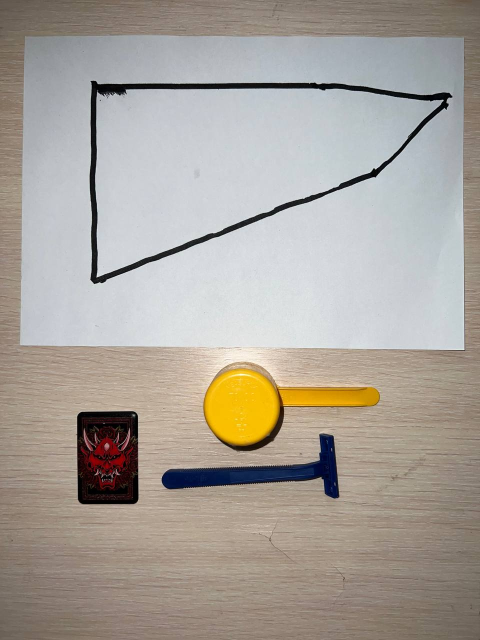
#> input picture dataset/all_object_in.jpg, 960 x 1280 px (shown at 1/2 size); its folder holds only this picture in this run
$ python -i image_processing.py   (imports and definitions only)
#> lines starting #> are read from the running program, lines starting #| are printed output that depends on the picture; after the words box and inside, x2 and y2 are one past the last pixel; in counts of white or black regions, pixels touching at a corner belong together
import os
import numpy as np
import matplotlib.pyplot as plt
import cv2
from imageio import imread
from skimage.color import rgb2gray
from skimage.filters import gaussian
from skimage.morphology import binary_closing
from skimage import measure
from skimage.feature import canny
from skimage.measure import regionprops
from scipy import ndimage as ndi


# [4 lines left out: function reduce_image, not called in this run]


def get_components(mask):
    labels = measure.label(mask)  # разбиение маски на компоненты связности
    props = regionprops(labels)  # нахождение свойств каждой области

    return labels, props


def get_largest_component(mask):
    labels, props = get_components(mask)
    areas = [prop.area for prop in props]  # нас интересуют площади компонент связности

    largest_comp_id = np.array(areas).argmax()  # находим номер компоненты с максимальной площадью

    return labels == (largest_comp_id + 1)


def cut_and_get_polygon(image):
    img_gray = rgb2gray(image)
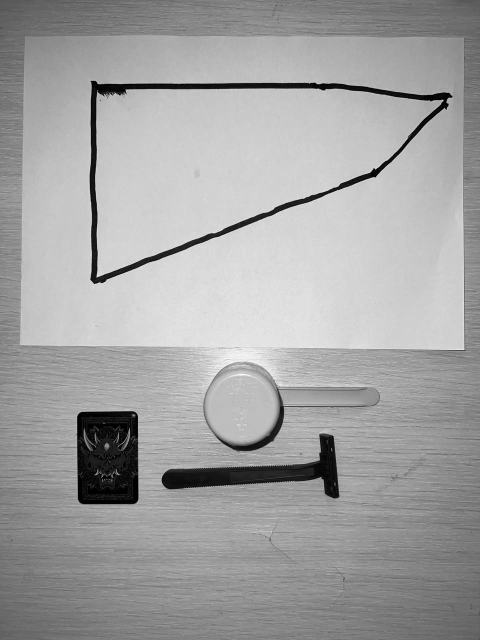
#> img_gray: shape (1280, 960) float64 (shown at 1/2 size); min 0, max 0.998, mean 0.638
    gaussian_sigma = 1.5
    img_gray_blur = gaussian(img_gray, sigma=gaussian_sigma, channel_axis=True)

    canny_sigma = 1.5
    canny_low_threshold = 0.2
    canny_high_threshold = 0.6
    res_image = canny(img_gray_blur, sigma=canny_sigma, low_threshold=canny_low_threshold,
                      high_threshold=canny_high_threshold)
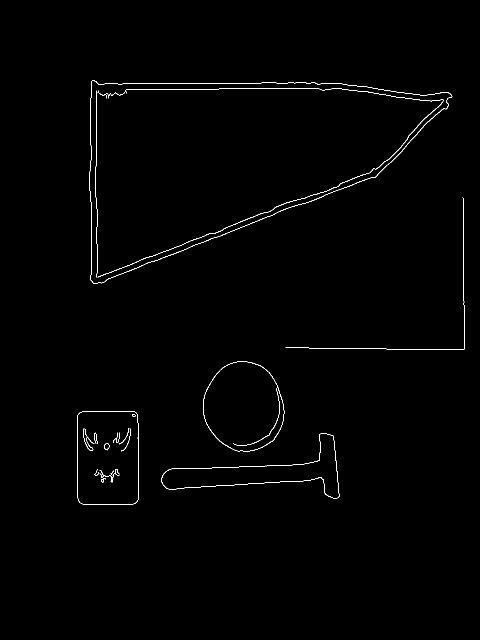
#> res_image: shape (1280, 960) bool (shown at 1/2 size); 0.64% white in thin lines or dots, all inside (x1, y1, x2, y2) = (154, 161, 929, 1009)

    res_image = binary_closing(res_image, footprint=np.ones((5, 5)))
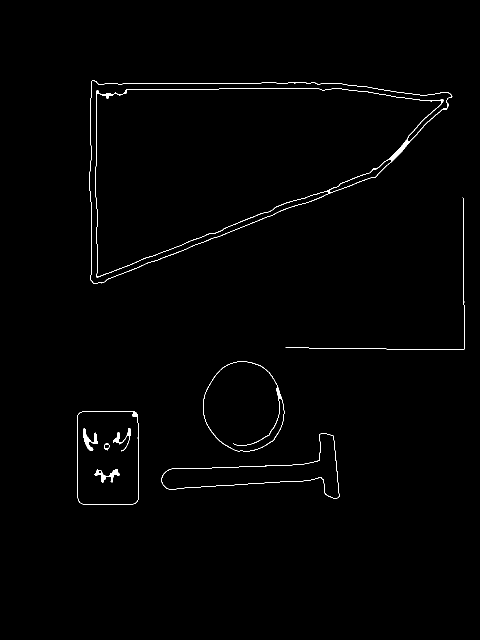
#> res_image: shape (1280, 960) bool (shown at 1/2 size); 0.74% white in thin lines or dots, all inside (x1, y1, x2, y2) = (154, 161, 929, 1009)

    res_image = ndi.binary_fill_holes(res_image)
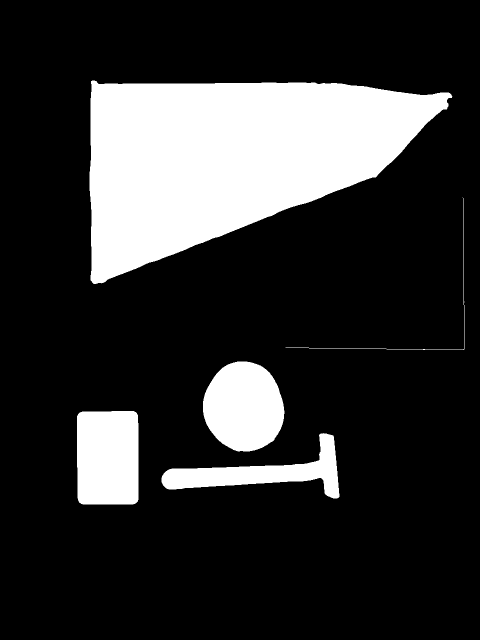
#> res_image: shape (1280, 960) bool (shown at 1/2 size); 19.8% white; 5 white regions, box (x1, y1, x2, y2) and area: (179, 161, 905, 568) 181959, (406, 723, 569, 903) 22767, (154, 822, 277, 1009) 22697, (323, 866, 679, 997) 15397, (571, 395, 929, 700) 668

    polygon = res_image[0:(res_image.shape[0] // 2), 0:res_image.shape[1]]
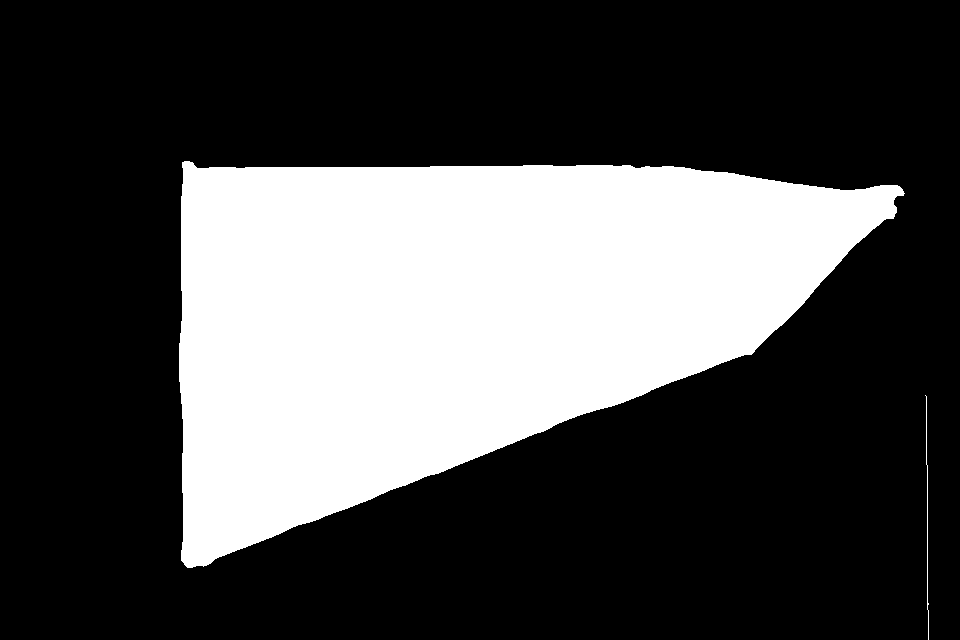
#> polygon: shape (640, 960) bool; 29.7% white; 2 white regions

    polygon = get_largest_component(polygon)
#> in get_components, `labels = measure.label(mask)`:
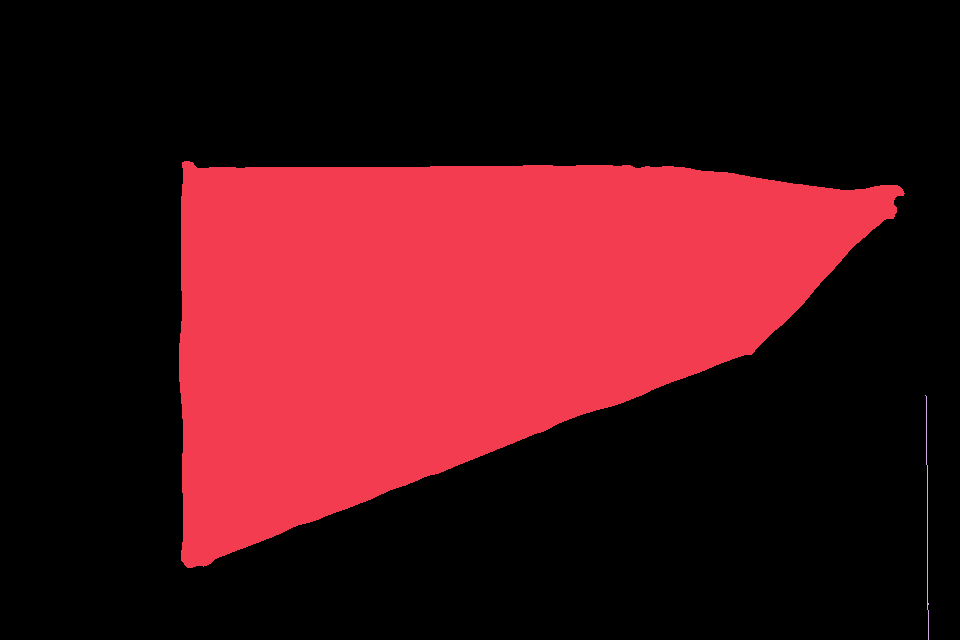
#> labels: shape (640, 960) int32; 3 distinct labels, from 0 to 2; one colour per label, 0 black
#> in get_components, `props = regionprops(labels)`: props = 2 regions; box (x1, y1, x2, y2) and area: (179, 161, 905, 568) 181959, (925, 395, 929, 640) 247
#> in get_largest_component, `areas = [prop.area for prop in props]`: areas = [181959, 247]
#> in get_largest_component, `largest_comp_id = np.array(areas).argmax()`: largest_comp_id = 0
#> in get_largest_component, `return labels == (largest_comp_id + 1)`:
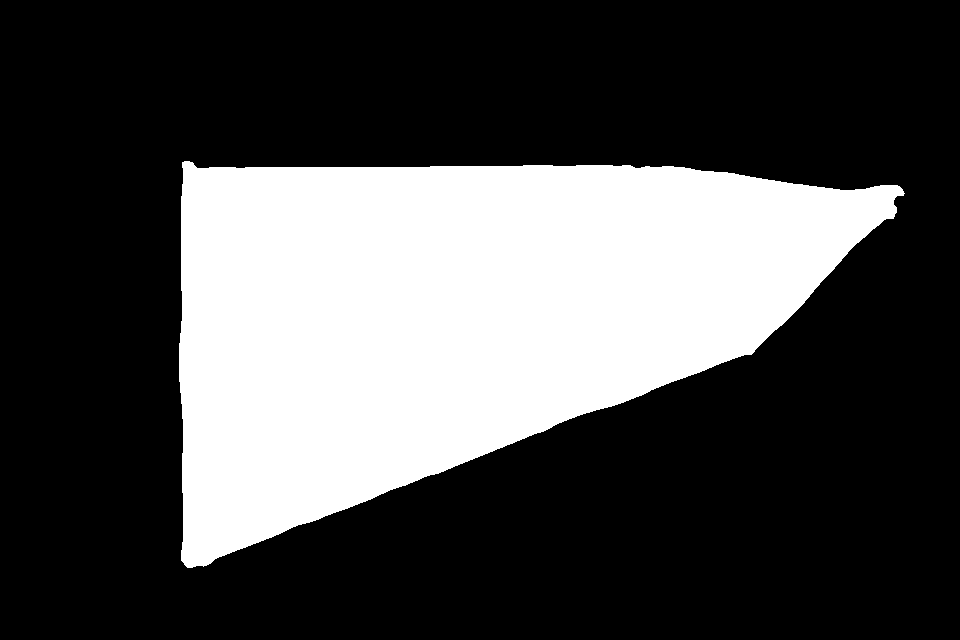
#> returned value: shape (640, 960) bool; 29.6% white; 1 white region, box (x1, y1, x2, y2) and area: (179, 161, 905, 568) 181959

    return polygon


# [27 lines left out: functions correct_mask_borders_after_canny, cut_and_get_items, not called in this run]


def cut_box(mask):
    mask_uint8 = mask.astype(np.uint8).copy()
    x, y, w, h = cv2.boundingRect(mask_uint8)
#> x = 179; y = 161; w = 726; h = 407

    box = [[0] * w for i in range(h)]
#> box = 407 items

    for i in range(x, x + w):
        for j in range(y, y + h):
            box[j - y][i - x] = mask_uint8[j][i]

    return box


# [8 lines left out: function calc_area, not called in this run]


def extract_polygon(image):
    polygon = cut_and_get_polygon(image)
    polygon = cut_box(polygon)
#> polygon = 407 items
    return polygon


# [49 lines left out: functions extract_items, compare_ares, check_for_place, not called in this run]


# check_for_place("dataset")

>>> import cv2
>>> picture = cv2.cvtColor(cv2.imread('dataset/all_object_in.jpg'), cv2.COLOR_BGR2RGB)
>>> result = extract_polygon(picture)
#> result = 407 items

$ run again, on dataset/each_object_in.jpg
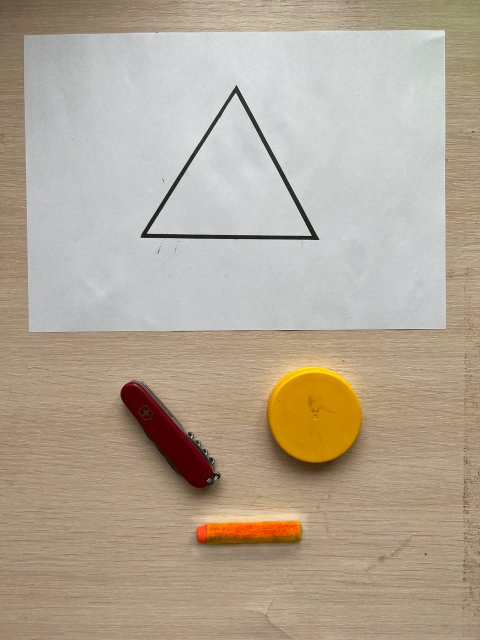
#> input picture dataset/each_object_in.jpg, 960 x 1280 px (shown at 1/2 size)
#> in cut_and_get_polygon, `res_image = canny(img_gray_blur, sigma=canny_sigma, low_threshold=cann..`:
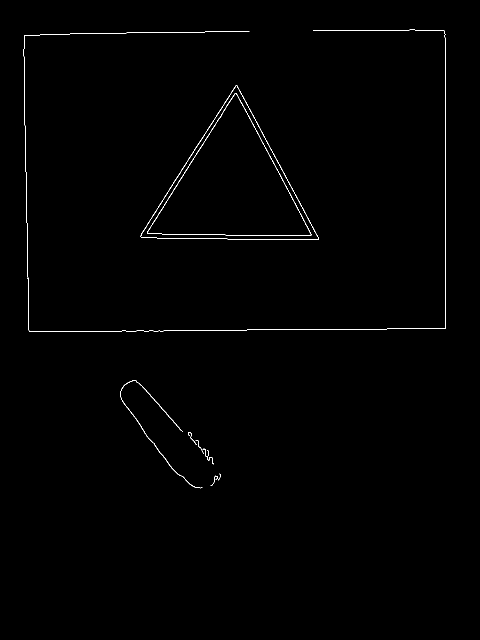
#> res_image: shape (1280, 960) bool (shown at 1/2 size); 0.48% white in thin lines or dots, all inside (x1, y1, x2, y2) = (47, 59, 892, 977)
#> labels: shape (640, 960) int32; 4 distinct labels, from 0 to 3
#> in get_components, `props = regionprops(labels)`: props = 3 regions; box (x1, y1, x2, y2) and area: (281, 171, 638, 480) 56380, (47, 62, 499, 640) 1030, (626, 59, 892, 640) 848
#> areas = [848, 1030, 56380]
#> largest_comp_id = 2
#> in get_largest_component, `return labels == (largest_comp_id + 1)`:
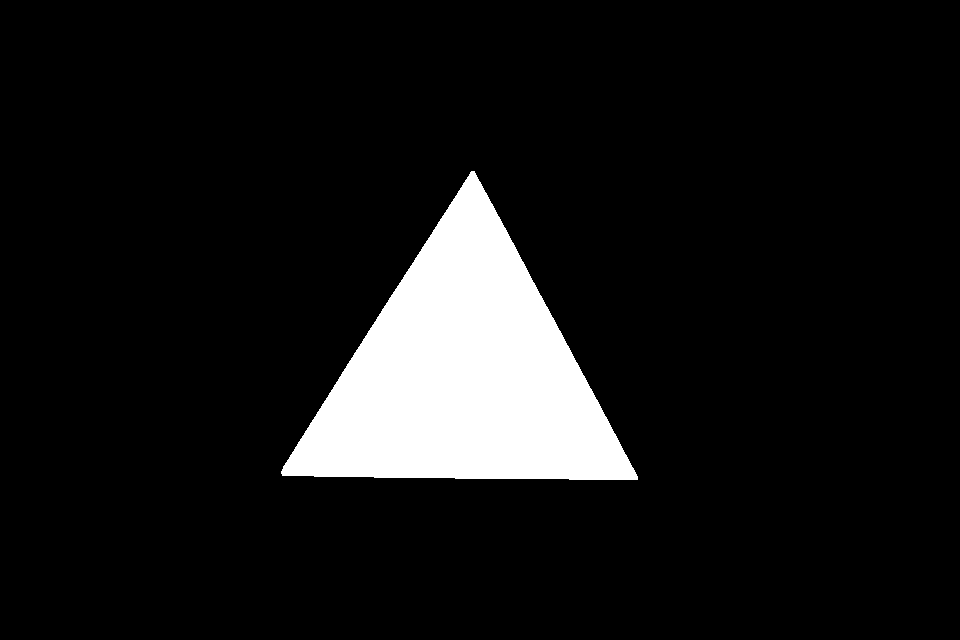
#> returned value: shape (640, 960) bool; 9.2% white; 1 white region, box (x1, y1, x2, y2) and area: (281, 171, 638, 480) 56380
#> x = 281; y = 171; w = 357; h = 309
#> box = 309 items

$ run again, on dataset/none_in.jpg
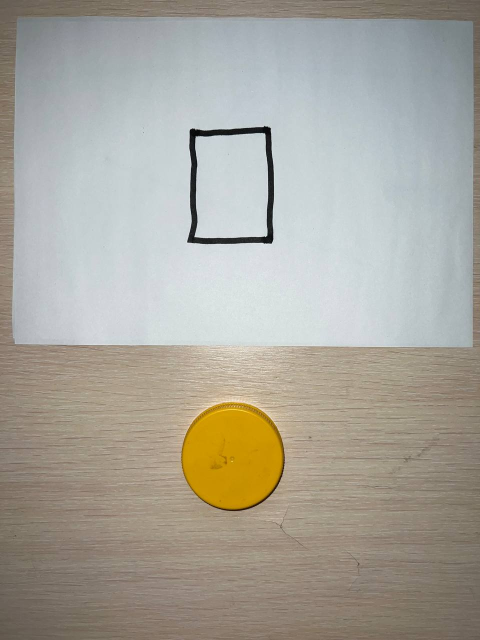
#> input picture dataset/none_in.jpg, 960 x 1280 px (shown at 1/2 size)
#> in cut_and_get_polygon, `res_image = canny(img_gray_blur, sigma=canny_sigma, low_threshold=cann..`:
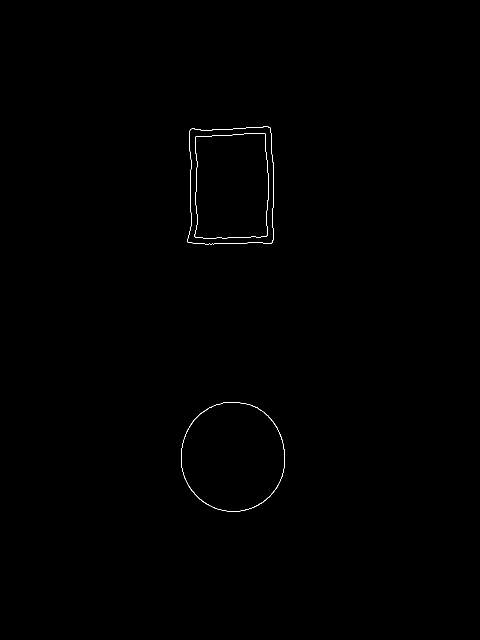
#> res_image: shape (1280, 960) bool (shown at 1/2 size); 0.18% white in thin lines or dots, all inside (x1, y1, x2, y2) = (362, 252, 570, 1023)
#> in cut_and_get_polygon, `polygon = res_image[0:(res_image.shape[0] // 2), 0:res_image.shape[1]]`:
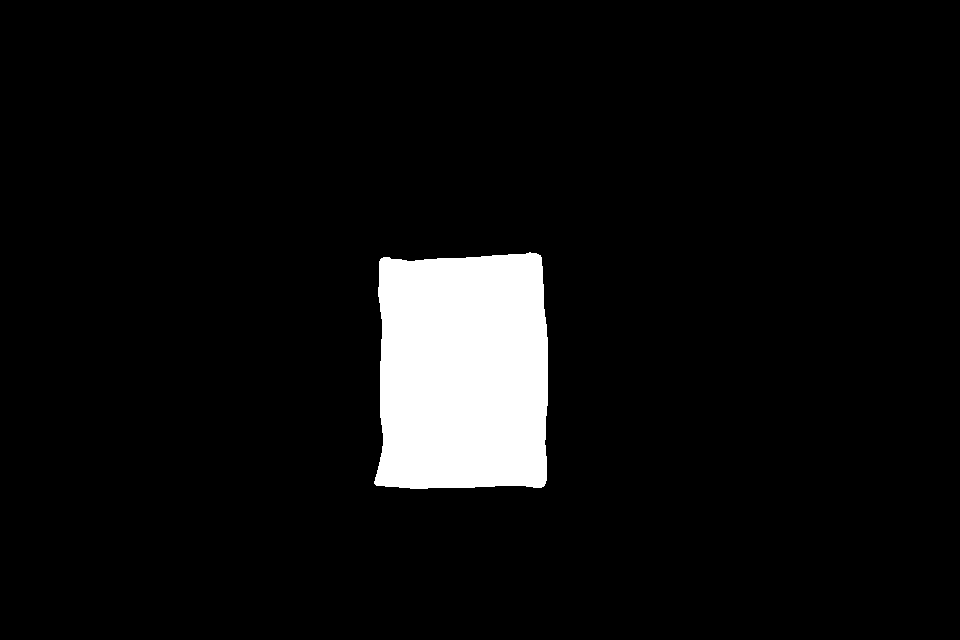
#> polygon: shape (640, 960) bool; 6.2% white; 1 white region, box (x1, y1, x2, y2) and area: (374, 252, 548, 489) 38259
#> labels: shape (640, 960) int32; values 0 (black) and 1 (white), 6.2% white; 1 white region
#> in get_components, `props = regionprops(labels)`: props = 1 regions; box (x1, y1, x2, y2) and area: (374, 252, 548, 489) 38259
#> areas = [38259]
#> largest_comp_id = 0
#> x = 374; y = 252; w = 174; h = 237
#> box = 237 items

$ run again, on dataset/only_one_non_in.jpg
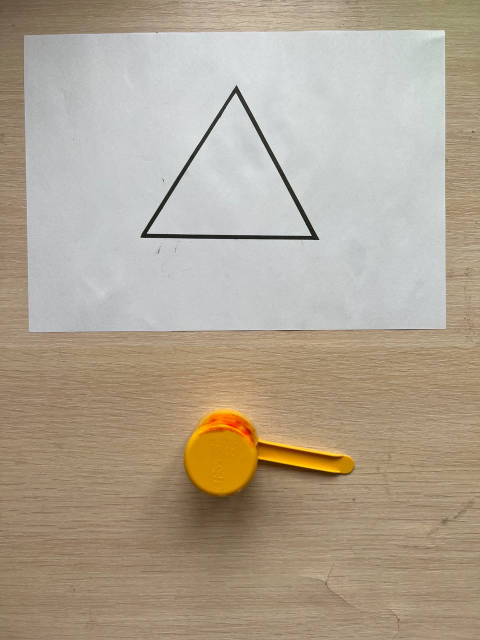
#> input picture dataset/only_one_non_in.jpg, 960 x 1280 px (shown at 1/2 size)
#> labels: shape (640, 960) int32; 4 distinct labels, from 0 to 3
#> in get_components, `props = regionprops(labels)`: props = 3 regions; box (x1, y1, x2, y2) and area: (281, 171, 638, 480) 56381, (47, 62, 499, 640) 1030, (626, 59, 892, 640) 852
#> areas = [852, 1030, 56381]
#> largest_comp_id = 2
#> in get_largest_component, `return labels == (largest_comp_id + 1)`:
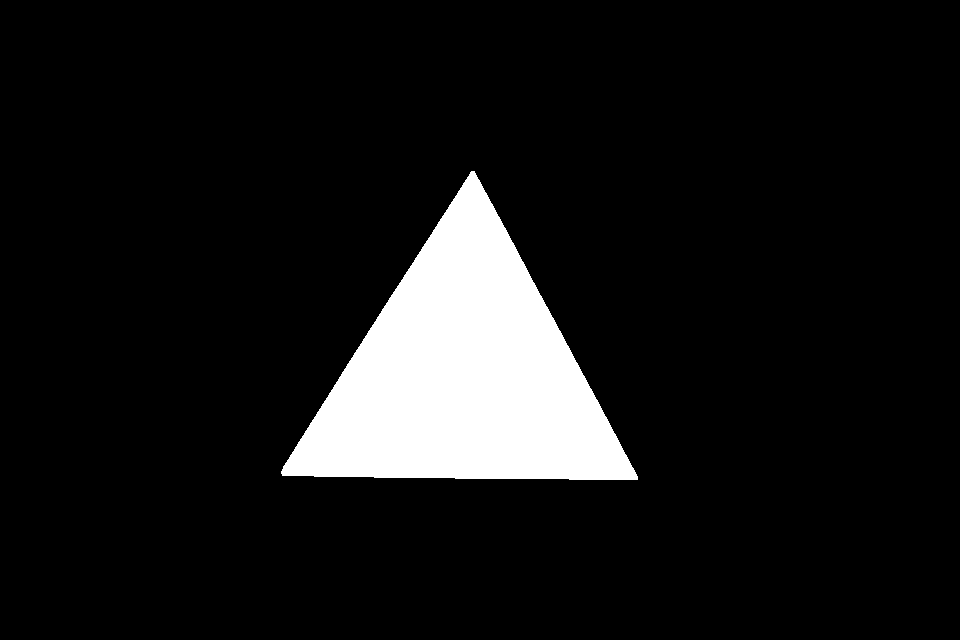
#> returned value: shape (640, 960) bool; 9.2% white; 1 white region, box (x1, y1, x2, y2) and area: (281, 171, 638, 480) 56381
#> x = 281; y = 171; w = 357; h = 309
#> box = 309 items
